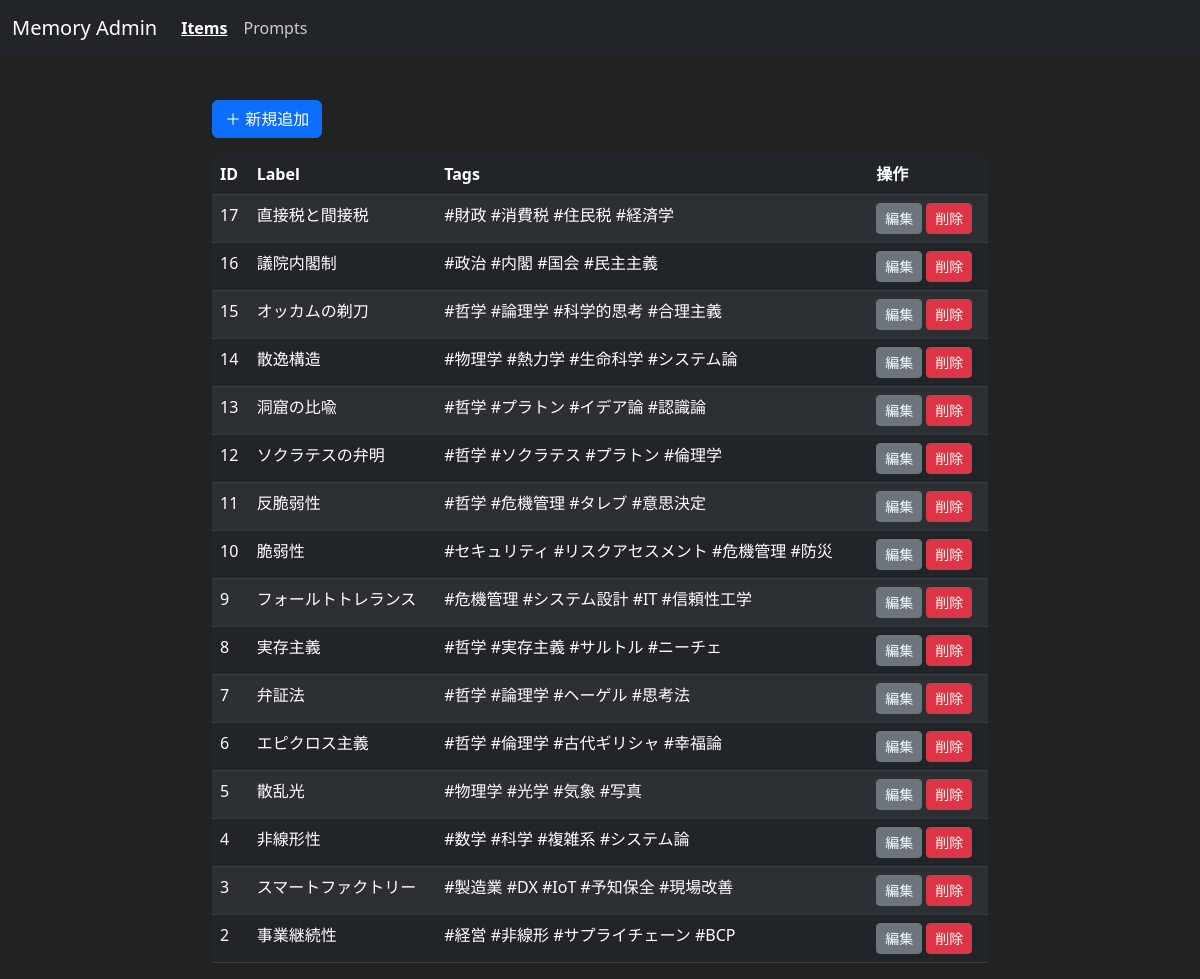
/items, run on the app's committed database.
### tables this page shows
CREATE TABLE items (
id INTEGER PRIMARY KEY AUTOINCREMENT,
label TEXT NOT NULL,
detail TEXT,
tags TEXT);

### app.py (the view)
@app.route("/items")
def items_list():
    items = query("SELECT * FROM items ORDER BY id DESC")
    return render_template("items_list.html", items=items)

### app.py (called while the page is built)
def query(sql, params=(), one=False):
    con = sqlite3.connect(DB)
    con.row_factory = sqlite3.Row
    cur = con.execute(sql, params)
    rows = cur.fetchall()
    con.commit()
    con.close()
    return (rows[0] if rows else None) if one else rows

### templates/items_list.html
{% extends "base.html" %}
{% block content %}
<a href="/items/edit/0" class="btn btn-primary mb-3">＋ 新規追加</a>
<table class="table table-dark table-striped">
    <thead>
        <tr>
            <th>ID</th>
            <th>Label</th>
            <th>Tags</th>
            <th>操作</th>
        </tr>
    </thead>
    <tbody>
        {% for item in items %}
        <tr>
            <td>{{ item.id }}</td>
            <td>{{ item.label }}</td>
            <td>{{ item.tags }}</td>
            <td>
                <a href="/items/edit/{{ item.id }}" class="btn btn-sm btn-secondary">編集</a>
                <a href="/items/delete/{{ item.id }}" class="btn btn-sm btn-danger">削除</a>
            </td>
        </tr>
        {% endfor %}
    </tbody>
</table>
{% endblock %}

### templates/base.html (shortened to what this page needs)
<!DOCTYPE html>
<html lang="ja">
<head>
    <link href="https://cdn.jsdelivr.net/npm/bootstrap@5.3.0/dist/css/bootstrap.min.css" rel="stylesheet">
</head>
<body>
<nav class="navbar navbar-expand-lg navbar-dark bg-dark">
    <div class="container-fluid">
        <a class="navbar-brand" href="/">Memory Admin</a>
        <div class="collapse navbar-collapse">
            <ul class="navbar-nav me-auto">
                <li class="nav-item">
                    <a class="nav-link {% if 'items' in request.path %}active{% endif %}"
                       href="/items">Items</a>
                </li>
                <li class="nav-item">
                    <a class="nav-link {% if 'prompts' in request.path %}active{% endif %}"
                       href="/prompts">Prompts</a>
                </li>
            </ul>
        </div>
    </div>
</nav>
<div class="container">
    {% block content %}{% endblock %}
</div>
</body>
</html>

### templates/base.html (style rules this page uses)
body { background-color: #222; color: #eee; }
.container { max-width: 800px; padding-top: 20px; }
.nav-link { color: #ccc !important; }
.nav-link.active { color: #fff !important; font-weight: bold; text-decoration: underline; }

### data on the page
items: id "17", label "直接税と間接税", tags "#財政 #消費税 #住民税 #経済学"
items: id "16", label "議院内閣制", tags "#政治 #内閣 #国会 #民主主義"
items: id "15", label "オッカムの剃刀", tags "#哲学 #論理学 #科学的思考 #合理主義"
items: id "14", label "散逸構造", tags "#物理学 #熱力学 #生命科学 #システム論"
items: id "13", label "洞窟の比喩", tags "#哲学 #プラトン #イデア論 #認識論"
items: id "12", label "ソクラテスの弁明", tags "#哲学 #ソクラテス #プラトン #倫理学"
items: id "11", label "反脆弱性", tags "#哲学 #危機管理 #タレブ #意思決定"
items: id "10", label "脆弱性", tags "#セキュリティ #リスクアセスメント #危機管理 #防災"
items: id "9", label "フォールトトレランス", tags "#危機管理 #システム設計 #IT #信頼性工学"
items: id "8", label "実存主義", tags "#哲学 #実存主義 #サルトル #ニーチェ"
items: id "7", label "弁証法", tags "#哲学 #論理学 #ヘーゲル #思考法"
items: id "6", label "エピクロス主義", tags "#哲学 #倫理学 #古代ギリシャ #幸福論"
items: id "5", label "散乱光", tags "#物理学 #光学 #気象 #写真"
items: id "4", label "非線形性", tags "#数学 #科学 #複雑系 #システム論"
items: id "3", label "スマートファクトリー", tags "#製造業 #DX #IoT #予知保全 #現場改善"
items: id "2", label "事業継続性", tags "#経営 #非線形 #サプライチェーン #BCP"
